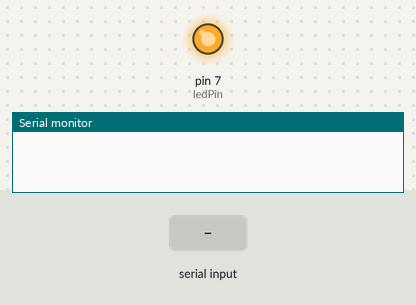
Simulated run of this sketch. Board: Arduino Uno, built with avr-gcc and run on an emulated ATmega328P. On the bench: output pins drawn as LEDs (lit = HIGH), the last lines printed to the serial monitor. Inputs (shaded band) come from the test bench.

Above: at 1.2 s.
1.3 s: "1\n" received over Serial
At 8.2 s:
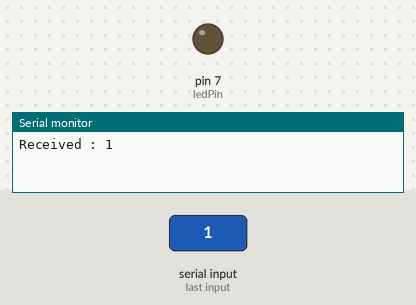
Timing chart, 0 to 8.9 s (numbered marks = the images above; inputs shaded):
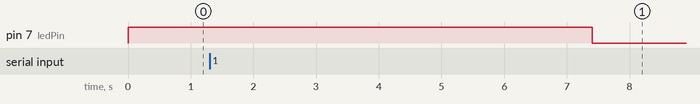

The sketch:

uCWatchDogLib.ino
```cpp
/*
 * Example use of the uC watchdog
 *
 * By Jean-Robert Harvey
 */

#include "Watchdog.h"
#include <TimerOne.h>

int ledPin = 7;

void setup()
{
  Serial.begin(9600);
  pinMode(ledPin, OUTPUT);
  watchdog.initialize(3000000);
}

void loop()
{
  if (watchdog.canMove())
  {
    digitalWrite(ledPin, HIGH);
  }
  else
  {
    digitalWrite(ledPin, LOW);
  }

  if (Serial.available() > 0)
  {
    Serial.write("Received : ");

    while (Serial.available() > 0)
    {
      Serial.write(Serial.read());
    }
    Serial.write("\n");

    watchdog.reportActivity();
  }

  delay(100);
}
```

Watchdog.cpp
```cpp
#include "Arduino.h"
#include "TimerOne.h"
#include "Watchdog.h"

Watchdog watchdog;

boolean Watchdog::_freeToMove = true;
boolean Watchdog::_dataReceived = false;

void Watchdog::initialize(unsigned long microseconds=1000000)
{
  Timer1.initialize(microseconds);
  Timer1.attachInterrupt(watchdog.timeout);
}

boolean Watchdog::canMove(void)
{
  return _freeToMove;
}

void Watchdog::reportActivity(void)
{
  _dataReceived = true;
  Timer1.restart();
  _freeToMove = true;
}

void Watchdog::timeout(void)
{
  if (_dataReceived)
  {
    _dataReceived = false;
  }
  else
  {
    _freeToMove = false;
  }
}
```

Watchdog.h
```cpp
/*
 * This watchdog library provides an easy way to set up
 * a watchdog mechanism on an Arduino board.  It uses the
 * TimerOne library as an interrupt timer.  The time is
 * reset every time the supervised condition happens.  If
 * the timer period is allowed to elapse, the interrupt
 * handler is executed and the control function is set to
 * return false.
 *
 * TimerOne can be used both on the Arduino Uno and on the
 * Arduino Mega.  On the Uno, pins 9 and 10 arerequired for
 * for the timer.  On the Mega, that's pins 11, 12 and 13.
 */

#ifndef Watchdog_h
#define Watchdog_h

#include "Arduino.h"
#include "TimerOne.h"

class Watchdog
{
  public:
    void initialize(unsigned long);
    boolean canMove(void);
    void reportActivity(void);
    static void timeout(void);

  protected:
    static boolean _freeToMove;

    // Had to add this flag to avoid an interrupt being thrown
    // after restarting the interrupt timer.
    static boolean _dataReceived;
};

extern Watchdog watchdog;

#endif
```

Measured:
- after the input at 1.3 s, pin 7 (ledPin): HIGH → LOW after 6.1 s instead of 1.7 s
